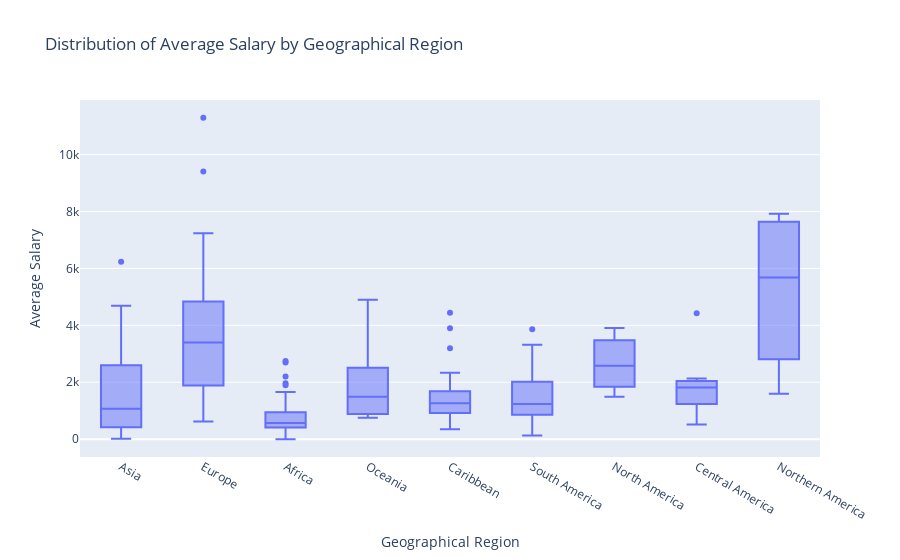

The cell this chart's notebook holds for it:
### Markdown cell above
### View the distribution of average salaries

### Code cell
fig = px.box(world_salary, x='geographical_region', y='average_salary', title='Distribution of Average Salary by Geographical Region')
fig.update_xaxes(title='Geographical Region')
fig.update_yaxes(title='Average Salary')
fig.show()

### Figure 1 — Plotly figure (JSON) as saved in the notebook; plotly's stock layout.template omitted (floating-point values rounded to 4 significant figures; data arrays with more than 128 entries replaced by an {"elided": "..."} marker saying what was removed)
{"data": [{"alignmentgroup": "True", "hovertemplate": "geographical_region=%{x}<br>average_salary=%{y}<extra></extra>", "legendgroup": "", "marker": {"color": "#636efa"}, "name": "", "notched": false, "offsetgroup": "", "orientation": "v", "showlegend": false, "type": "box", "x": {"elided": "221 str values"}, "x0": " ", "xaxis": "x", "y": {"elided": "221 float values"}, "y0": " ", "yaxis": "y"}], "layout": {"boxmode": "group", "legend": {"tracegroupgap": 0}, "title": {"text": "Distribution of Average Salary by Geographical Region"}, "xaxis": {"anchor": "y", "domain": [0, 1], "title": {"text": "Geographical Region"}}, "yaxis": {"anchor": "x", "domain": [0, 1], "title": {"text": "Average Salary"}}}}
